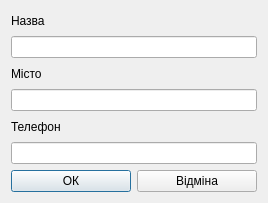
<?xml version="1.0" encoding="UTF-8"?>
<ui version="4.0">
 <class>EditProviderDialog</class>
 <widget class="QDialog" name="EditProviderDialog">
  <property name="geometry">
   <rect>
    <x>0</x>
    <y>0</y>
    <width>266</width>
    <height>203</height>
   </rect>
  </property>
  <property name="windowTitle">
   <string>Редагування постачальника</string>
  </property>
  <property name="windowIcon">
   <iconset resource="icons.qrc">
    <normaloff>:/icons/icons/edit.ico</normaloff>:/icons/icons/edit.ico</iconset>
  </property>
  <layout class="QGridLayout" name="gridLayout">
   <item row="0" column="0">
    <widget class="QLabel" name="nameLabel">
     <property name="text">
      <string>Назва</string>
     </property>
    </widget>
   </item>
   <item row="1" column="0">
    <widget class="QLineEdit" name="nameEdit"/>
   </item>
   <item row="2" column="0">
    <widget class="QLabel" name="cityLabel">
     <property name="text">
      <string>Місто</string>
     </property>
    </widget>
   </item>
   <item row="3" column="0">
    <widget class="QLineEdit" name="cityEdit"/>
   </item>
   <item row="4" column="0">
    <widget class="QLabel" name="phoneLabel">
     <property name="text">
      <string>Телефон</string>
     </property>
    </widget>
   </item>
   <item row="5" column="0">
    <widget class="QLineEdit" name="phoneEdit"/>
   </item>
   <item row="6" column="0">
    <layout class="QHBoxLayout" name="horizontalLayout">
     <item>
      <widget class="QPushButton" name="OKButton">
       <property name="minimumSize">
        <size>
         <width>120</width>
         <height>0</height>
        </size>
       </property>
       <property name="maximumSize">
        <size>
         <width>120</width>
         <height>16777215</height>
        </size>
       </property>
       <property name="text">
        <string>ОК</string>
       </property>
      </widget>
     </item>
     <item>
      <widget class="QPushButton" name="cancelButton">
       <property name="minimumSize">
        <size>
         <width>120</width>
         <height>0</height>
        </size>
       </property>
       <property name="maximumSize">
        <size>
         <width>120</width>
         <height>16777215</height>
        </size>
       </property>
       <property name="text">
        <string>Відміна</string>
       </property>
      </widget>
     </item>
    </layout>
   </item>
  </layout>
 </widget>
 <resources>
  <include location="icons.qrc"/>
 </resources>
 <connections/>
</ui>
